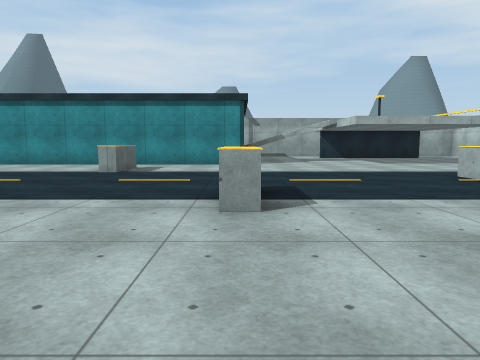
[1] (above)

24 first-person views from a walk through a Unity game level. The camera is 1.3 m above the floor, tilts 6° down and sees 70° across. The floor is counted in squares, 2 m on a side. Each view is taken from the middle of a square. On the plan, view 1 faces up. The plan holds only what a view shows up to about 10 squares ahead; the rest is blank. The place goes on beyond the plan. The player character is not drawn. Surface patterns are stand-ins for the level's own textures.

[2]
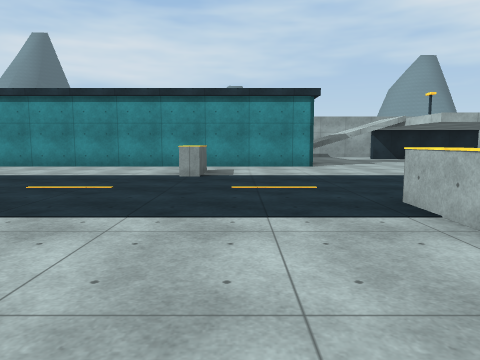

[3]
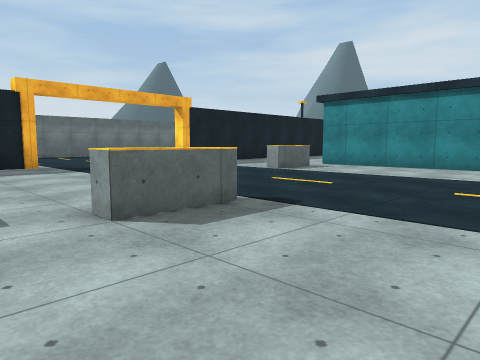

[4]
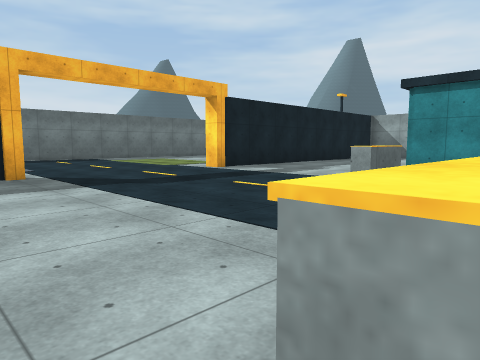

[5]
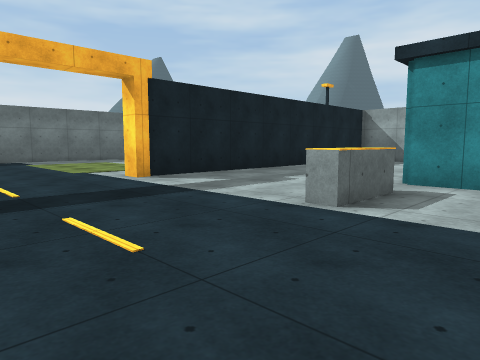

[6]
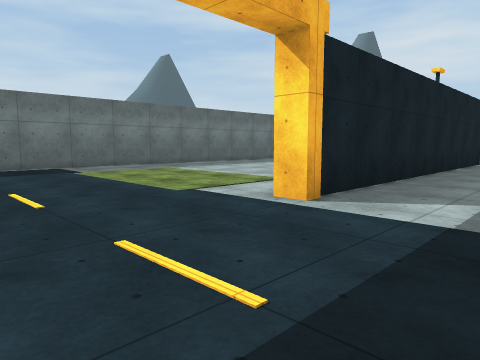

[7]
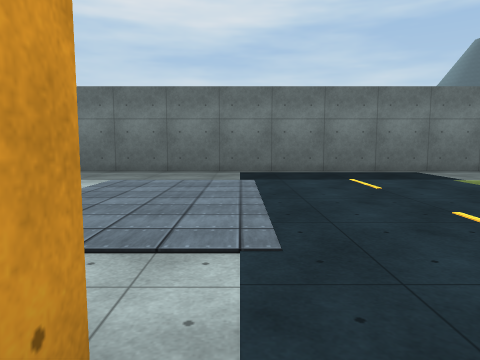

[8]
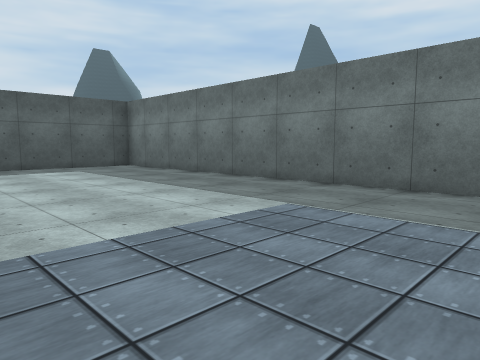

[9]
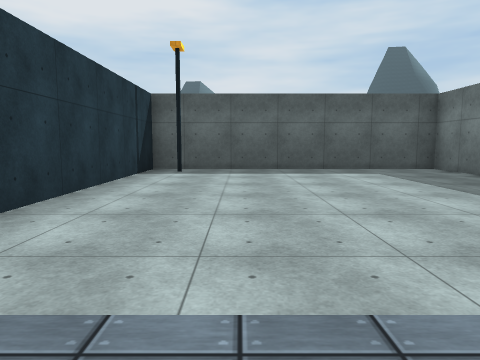

[10]
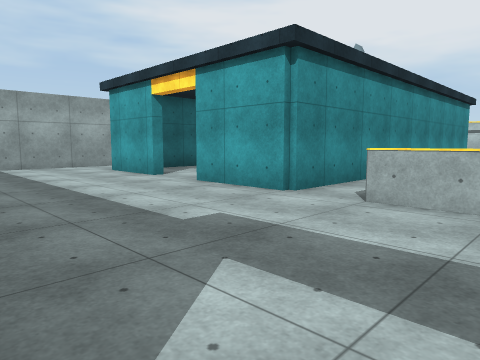

[11]
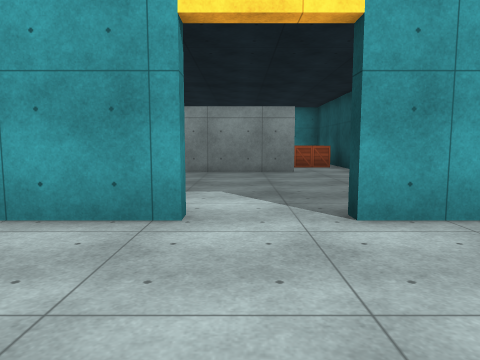

[12]
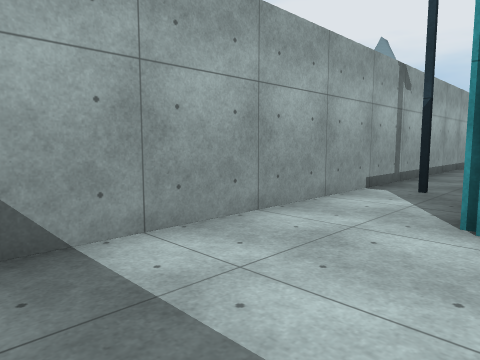

[13]
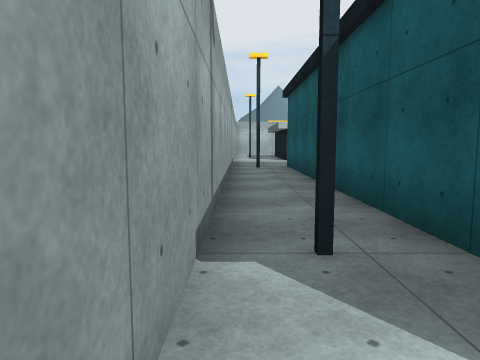

[14]
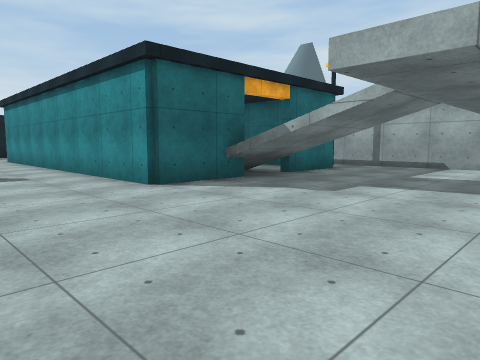

[15]
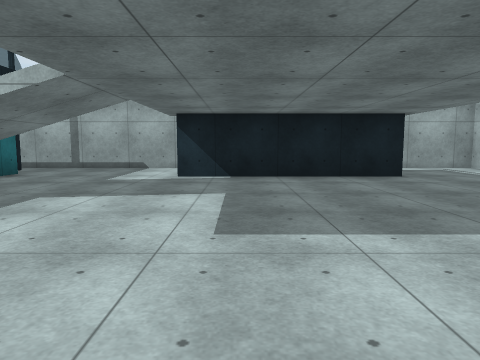

[16]
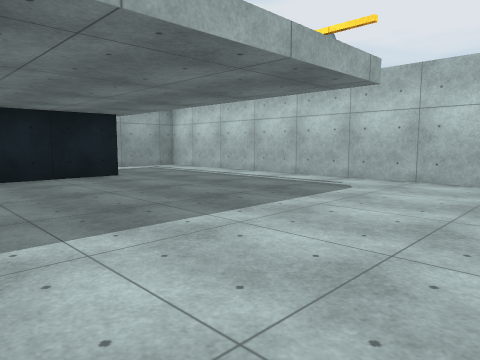

[17]
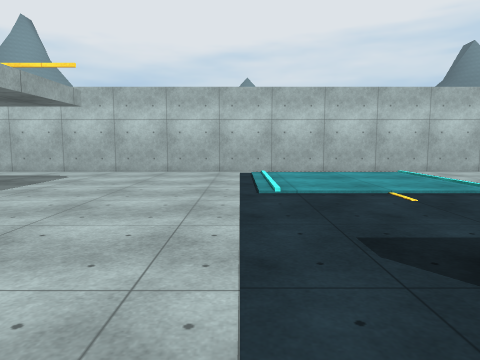

[18]
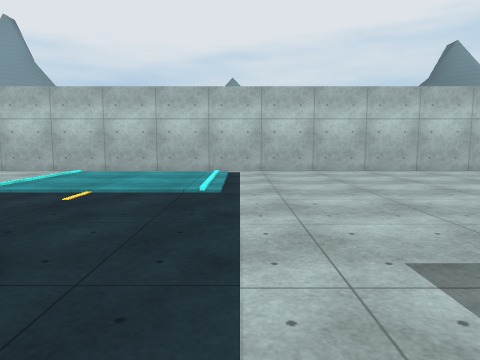

[19]
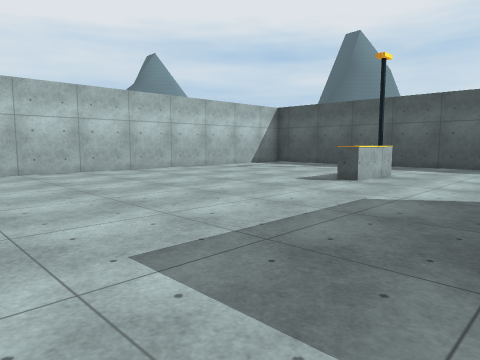

[20]
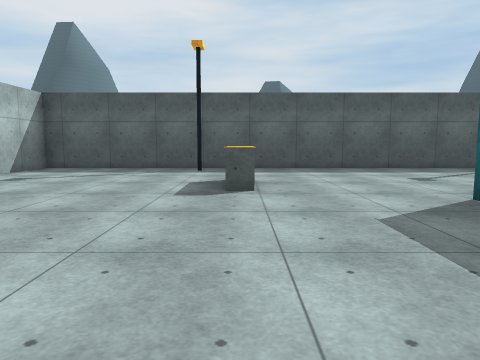

[21]
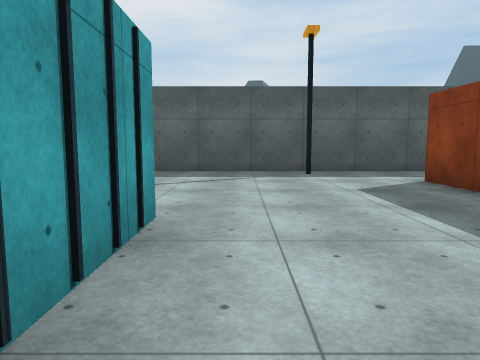

[22]
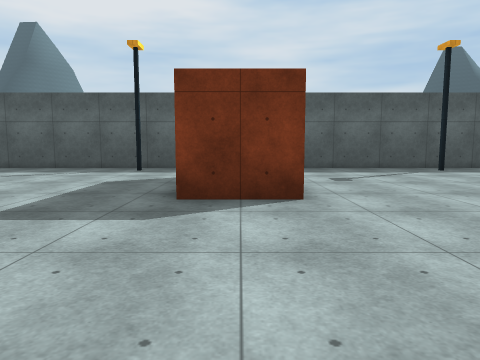

[23]
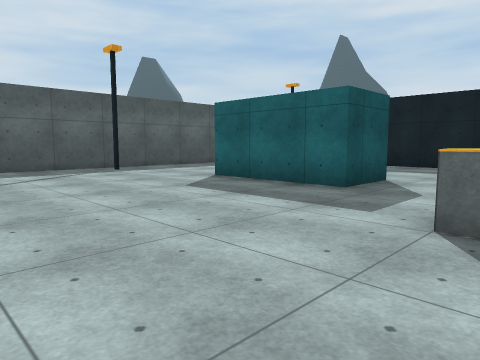

[24]
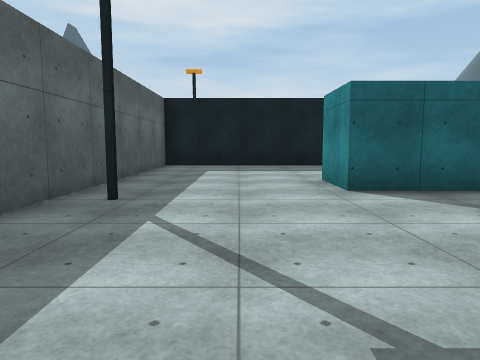

### Floor plan
Points are (right, up) in squares from view 1. A wall is a line through its corners. A room is listed if a view was taken in it or the views show most of it. See-through windows are left out.
Room 1 (views 1, 2, 3, 4, 5, 6, 7, 8, 9, 10, 11, 12, 13, 14, 15, 16, 17, 18, 19, 20, 21, 22, 23, 24)
walls: (-6.8, 3.8) (-6.8, 2.3) (-7.2, 2.3); (-2.8, 9.2) (-2.8, 7.7) (-3.2, 7.7); (-0.2, 3.5) (-0.2, 4.8); (0.2, 3.2) (-0.2, 3.2); (-3.9, -1) (-2.2, -1); (-10.1, 8.6) (-10.1, 9.8); (-9.8, 9.9) (-9.8, 8.4) (-10.2, 8.4); (-10.4, 0.5) (-8.8, 0.5) (-8.8, -2.5) (-10.2, -2.5); (-2.3, -2.6) (-2.3, -4); (1.7, -1) (1.7, 1.1); (4.3, 6.1) (4.3, 6.8); (-14.3, 3.8) (-14.3, 2.8); (0.1, 13) (0.1, 10.9) (-10.1, 10.9) (-10.1, 13); (-14.3, 1.2) (-14.3, -0.9); (-10.1, 14.4) (-10.1, 16.6); (-8.1, 16.6) (0.1, 16.6) (0.1, 14.5); (5.8, -3.2) (5.8, -1.8) (6.2, -1.8); (-14, -6.2) (11.2, -6.2) (11.2, -4.5); (-14.3, 16.9) (-14.3, 8.4) (-14.8, 8.4); (3.4, 18.2) (-12.6, 18.2); (8.4, 15.8) (3.8, 15.8); (11.2, -2) (11.2, 18.2) (9.4, 18.2); (-22.3, 9.9) (-22.3, -6.2) (-14.7, -6.2) (-14.7, -0.2)
ways out: opening at (-10, 14) to room 2; gap at (-8, 18)
Room 2 (no view inside)
walls: (-5.1, 12.6) (-5.1, 15.4); (-8.1, 16.4) (-8.8, 16.4)
ways out: opening at (-10, 14) to room 1; opening at (-5, 12)

Positions as (right, up) in squares from view 1, and headings:
1: (0, 0), facing up
2: (-2, 1), facing up
3: (-4, 1), facing up-left
4: (-7, 2), facing up-left
5: (-8, 5), facing up-left
6: (-12, 5), facing up-left
7: (-14, 4), facing left
8: (-17, 4), facing down-left
9: (-17, 3), facing down
10: (-14, 8), facing up-right
11: (-13, 14), facing right
12: (-13, 16), facing up-right
13: (-10, 18), facing right
14: (5, 8), facing up-left
15: (5, 9), facing up
16: (5, 9), facing up-right
17: (3, 8), facing right
18: (3, 4), facing right
19: (3, 4), facing down-right
20: (6, 3), facing down
21: (1, 2), facing down
22: (-3, 3), facing down
23: (-4, 3), facing down-left
24: (-4, -4), facing left
